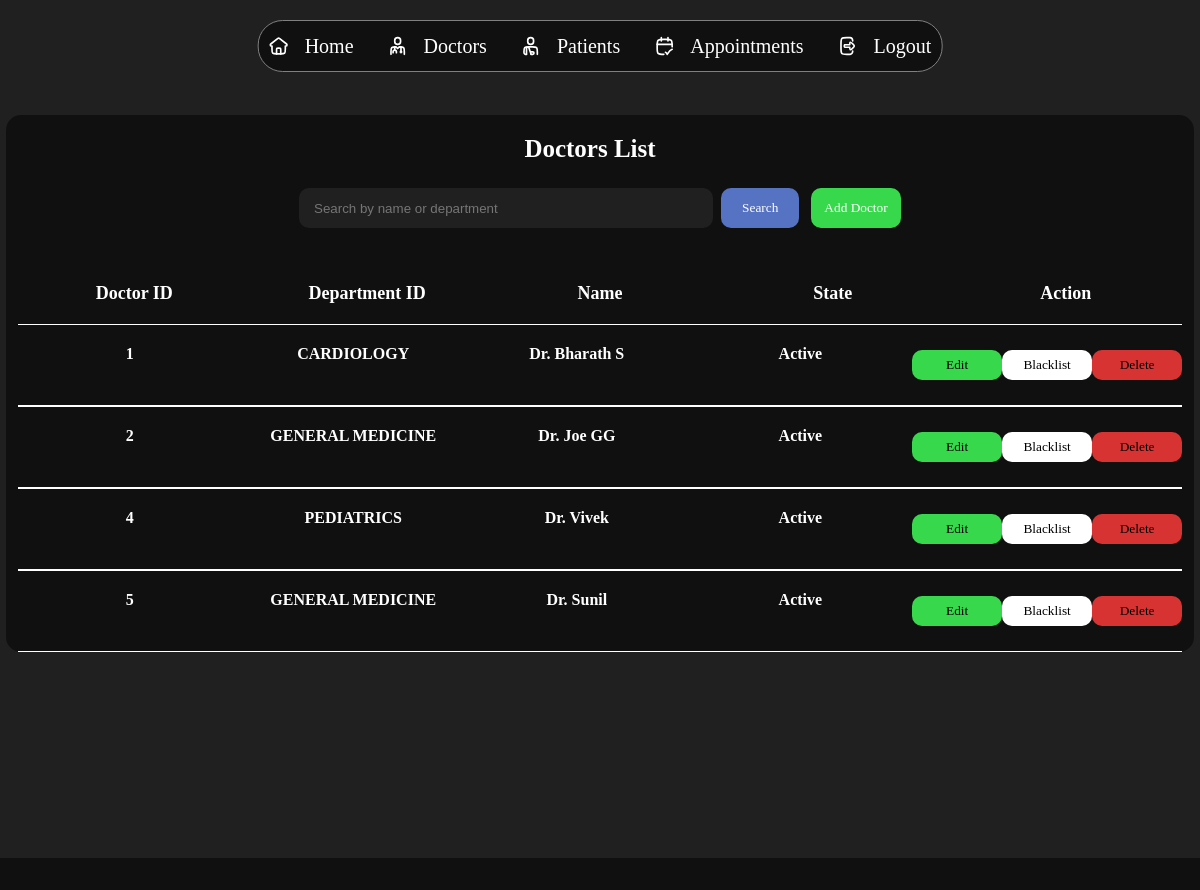
Page /doctor_list (signed in) on the committed database.
### tables this page shows
CREATE TABLE DOCTORS(
                DOC_ID INTEGER PRIMARY KEY,
                DOC_NAME TEXT,
                DEPT_NAME TEXT,
                STATE TEXT,
                FOREIGN KEY (DOC_ID) REFERENCES USERS (USER_ID) ON DELETE CASCADE,
                FOREIGN KEY (DEPT_NAME) REFERENCES DEPARTMENT (DEPT_NAME));

### app.py (the view)
@app.route('/doctor_list')
def doctor_list():
    uname = session.get('username')
    print(uname)
    name = request.args.get('name', '').strip()
    con=sqlite3.connect(database)
    cur=con.cursor()
    if name:
        cur.execute("SELECT DOC_ID,DEPT_NAME,DOC_NAME, STATE FROM DOCTORS WHERE DOC_NAME LIKE ? OR DEPT_NAME LIKE ?", ('%'+name+'%', '%'+name+'%'))
    else:
        cur.execute("SELECT DOC_ID,DEPT_NAME,DOC_NAME, STATE FROM DOCTORS")
    doctab = cur.fetchall()
    con.close()
    if uname=='ADMIN':
        return render_template("admin/doctor.html",doctab=doctab, search=name)
    else:
        return render_template("patient/doctor.html",doctab=doctab,search=name)

### Templates/admin/doctor.html (shortened to what this page needs)
<!DOCTYPE html>
<html lang="en">
<head>
    <link rel="stylesheet" href="{{ url_for('static', filename='css/admindash.css') }}">
</head>
<body>
    <div class="navbar">
            <div class="icon">
                <img src="{{ url_for('static',filename='icons/home.svg')}}" alt="">
                <a href="/admin_dashboard">Home</a>
            </div>
            <div class="icon">
                <img src="{{ url_for('static',filename='icons/doc.svg')}}" alt="">
                <a href="/doctor_list">Doctors</a>
            </div>
            <div class="icon">
                <img src="{{ url_for('static',filename='icons/patient.svg')}}" alt="">
                <a href="/patient_list">Patients</a>
            </div>
            <div class="icon">
                <img src="{{ url_for('static',filename='icons/app.svg')}}" alt="">
                <a href="/appointment_list">Appointments</a>
            </div>
            <div class="icon">
                <img src="{{ url_for('static',filename='icons/logout.svg')}}" alt="">
                <a href="/">Logout</a>
            </div>
        </div>
    <section class="main">
        <div class="view" style="height: 96vh;">
            <div class="appointments">
                <h1 id="hmm">Doctors List</h1>
                    <div style="display:flex; gap:12px; align-items:center;">
                        <form class="searchbar" method="get" action="{{ url_for('doctor_list') }}" style="display:flex; gap:8px; align-items:center;">
                            <input type="search" name="name" placeholder="Search by name or department" value="{{ search|default('') }}" />
                            <button type="submit" style="padding:6px 10px;">Search</button>
                        </form>
                        <a href="{{ url_for('add_doctor') }}" style="text-decoration:none;">
                            <button class="add" type="button">Add Doctor</button>
                        </a>
                    </div>
                <div class="titlee">
                    <div class="app">
                        <h1>Doctor ID</h1>
                    </div>
                    <div class="patient">
                        <h1>Department ID</h1>
                    </div>
                    <div class="doc">
                        <h1>Name</h1>
                    </div>
                    <div class="doc">
                        <h1>State</h1>
                    </div>
                    <div class="doc">
                        <h1>Action</h1>
                    </div>
                </div>
                {% for i in doctab%}
                <div class="title">
                    <div class="app">
                        <h1>{{i[0]}}</h1>
                    </div>
                    <div class="patient">
                        <h1>{{i[1]}}</h1>
                    </div>
                    <div class="patient">
                        <h1>{{i[2]}}</h1>
                    </div>
                    <div class="patient">
                        <h1>{{i[3]}}</h1>
                    </div>
                    <div class="stat" style="display: flex; justify-content: space-evenly; align-items: center; ">
                        <a href="{{ url_for('editdoc', doc_id=i[0]) }}" style="text-decoration:none;">
                            <button style="background-color: #37d84c;">Edit</button>
                        </a>
                        {% if i[3] == 'Blacklist' %}
                            <form action="{{url_for('unbandoc',doc_id=i[0])}}" method="post">
                                <button type="submit" style="background-color: rgb(255, 255, 255);">Revert</button>
                            </form>
                        {% else %}
                            <form action="{{url_for('blacklistdoc',doc_id=i[0])}}" method="post">
                                <button type="submit" style="background-color: rgb(255, 255, 255);">Blacklist</button>
                            </form>
                        {% endif %}
                        <form action="{{url_for('deletedoc',doc_id=i[0])}}" method="post">
                                <button type="submit" style="background-color: rgb(216, 51, 51);">Delete</button>
                        </form>
                    </div>
                </div>
                {% endfor %}
            </div>
        </div>
    </section>
</body>
</html>

### Static/css/admindash.css (style rules this page uses)
* { margin: 0; padding: 0; }
body { background-color: #202021; }
.main { width: 100%; min-height: 100vh; background-color: #101010; margin-top: 90px; }
.navbar { width: auto; height: 50px; background-color: #101010; border-radius: 25px; border: 1px solid grey; position: fixed; display: flex; align-items: center; justify-content: space-evenly; top: 20px; left: 50%; transform: translate(-50%); z-index: 99999; gap: 1.5em; padding-left: 5px; padding-right: 5px; }
.navbar h1, a { color: white; font-family: 'sfpror'; font-size: 20px; text-decoration: none; }
.icon { display: flex; align-items: center; gap: 1em; height: 40px; border-radius: 25px; padding-left: 5px; padding-right: 5px; cursor: pointer; }
.icon img { width: 20px; }
.view { width:100%; background-color: #202021; overflow-y: scroll; overflow-x: hidden; scrollbar-width: none; display: flex; align-items: center; flex-direction: column; font-family: 'sfpror'; }
.appointments { width: 99%; min-height: 300px; background-color: #f55a00; background-color: #101010; margin-top: 25px; border-radius: 15px; margin-bottom: 5px; display: flex; flex-direction: column; justify-content: center; align-items: center; }
.appointments h1 { color: white; font-family: 'sfprob'; font-size: 25px; }
#hmm { color: white; font-family: 'sfprob'; font-size: 25px; padding-right: 20px; padding-top: 20px; }
.titlee { width: 98%; display: flex; justify-content: space-between; padding-bottom: 20px; }
.titlee > div { flex: 1; text-align: center; }
.titlee h1 { font-family: 'sfpror'; font-size: 18px; color:white; padding-top: 30px; }
.title { width: 98%; height: auto; display: flex; justify-content: space-between; border-top: 1px solid white; border-bottom: 1px solid white; cursor: pointer; height: 80px; }
.title > div { flex: 1; text-align: center; }
.title h1 { font-family: 'sfpror'; font-size: 16px; color:white; padding-top: 20px; padding-bottom: 20px; }
button { width: 90px; height: 30px; cursor: pointer; border-radius: 10px; border: none; font-family: 'sfpror'; }
.searchbar { height: 50px; width: 500px; margin-top: 20px; margin-bottom: 20px; display: flex; align-items: center; justify-content: space-evenly; }
.searchbar input { width: 500px; height: 40px; background-color: #202021; border-radius: 10px; border: none; padding-left: 15px; color: white; }
.searchbar button { background-color: #5672c2; height: 40px; color: white; }
.add { background-color: #37d84c; height: 40px; color: white; }

### rows in the picture
DOCTORS: DOC_ID "1", DEPT_NAME "CARDIOLOGY", DOC_NAME "Dr. Bharath S", STATE "Active"
DOCTORS: DOC_ID "2", DEPT_NAME "GENERAL MEDICINE", DOC_NAME "Dr. Joe GG", STATE "Active"
DOCTORS: DOC_ID "4", DEPT_NAME "PEDIATRICS", DOC_NAME "Dr. Vivek", STATE "Active"
DOCTORS: DOC_ID "5", DEPT_NAME "GENERAL MEDICINE", DOC_NAME "Dr. Sunil", STATE "Active"
